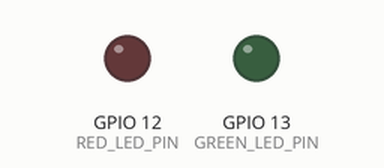
Simulated run of this sketch. Board: ESP8266 (NodeMCU). Parts: output pins drawn as LEDs (lit = HIGH). What the sketch prints to the serial monitor is not drawn.

Above: at 2.7 s.
At 5.09 s:
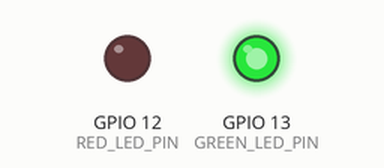
Timing chart, 0 to 6.9 s (numbered marks = the images above):
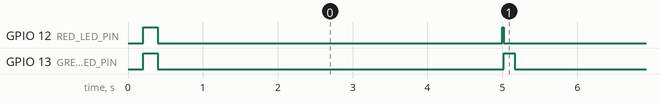

Measured:
- by itself, GPIO 12 (RED_LED_PIN): alternates HIGH for 0.02 s and LOW for 5.0 s
- by itself, GPIO 13 (GREEN_LED_PIN): alternates HIGH for 0.15 s and LOW for 4.9 s

The sketch:

sketch_dec4a.ino
```cpp
#include <Arduino.h>
#include <Wire.h>

const uint8_t SDA_PIN = 4;  // D2 on Freenove ESP8266
const uint8_t SCL_PIN = 5;  // D1 on Freenove ESP8266
const unsigned long SCAN_INTERVAL_MS = 5000;
const uint8_t RED_LED_PIN = 12;   // D6
const uint8_t GREEN_LED_PIN = 13; // D7

void printKnownDevice(uint8_t address) {
  switch (address) {
    case 0x57:
      Serial.println("  Likely MAX3010x pulse oximeter");
      break;
    case 0x68:
      Serial.println("  Likely MPU6050/MPU9250 IMU");
      break;
    case 0x69:
      Serial.println("  Alternate MPU6050/MPU9250 address");
      break;
    default:
      Serial.println("  Unknown device (check datasheet)");
      break;
  }
}

void scanI2CBus() {
  Serial.println();
  Serial.println("Scanning I2C bus...");

  uint8_t candidates[127];
  uint8_t count = 0;

  for (uint8_t address = 1; address < 127; address++) {
    Wire.beginTransmission(address);
    uint8_t error = Wire.endTransmission();
    if (error == 0) {
      candidates[count++] = address;
    }
  }

  if (count == 0) {
    Serial.println("No I2C devices detected.");
  } else {
    Serial.println("Possible active device addresses:");
    for (uint8_t i = 0; i < count; i++) {
      uint8_t address = candidates[i];
      Serial.print("  0x");
      if (address < 16) {
        Serial.print("0");
      }
      Serial.print(address, HEX);
      Serial.println();
      printKnownDevice(address);
    }
  }

  Serial.println();
}

void setup() {
  Serial.begin(115200);
  delay(200);
  Serial.println();
  Serial.println("I2C sensor address scanner");

  Wire.begin(SDA_PIN, SCL_PIN);
  Serial.print("Using SDA pin ");
  Serial.print(SDA_PIN);
  Serial.print(", SCL pin ");
  Serial.println(SCL_PIN);

  pinMode(RED_LED_PIN, OUTPUT);
  pinMode(GREEN_LED_PIN, OUTPUT);
  digitalWrite(RED_LED_PIN, HIGH);
  digitalWrite(GREEN_LED_PIN, HIGH);
  delay(200);
  digitalWrite(RED_LED_PIN, LOW);
  digitalWrite(GREEN_LED_PIN, LOW);

  scanI2CBus();
}

void loop() {
  static unsigned long lastScan = 0;
  unsigned long now = millis();
  if (now - lastScan >= SCAN_INTERVAL_MS) {
    lastScan = now;
    digitalWrite(RED_LED_PIN, HIGH);
    scanI2CBus();
    digitalWrite(RED_LED_PIN, LOW);
    digitalWrite(GREEN_LED_PIN, HIGH);
    delay(150);
    digitalWrite(GREEN_LED_PIN, LOW);
  }
}
```
